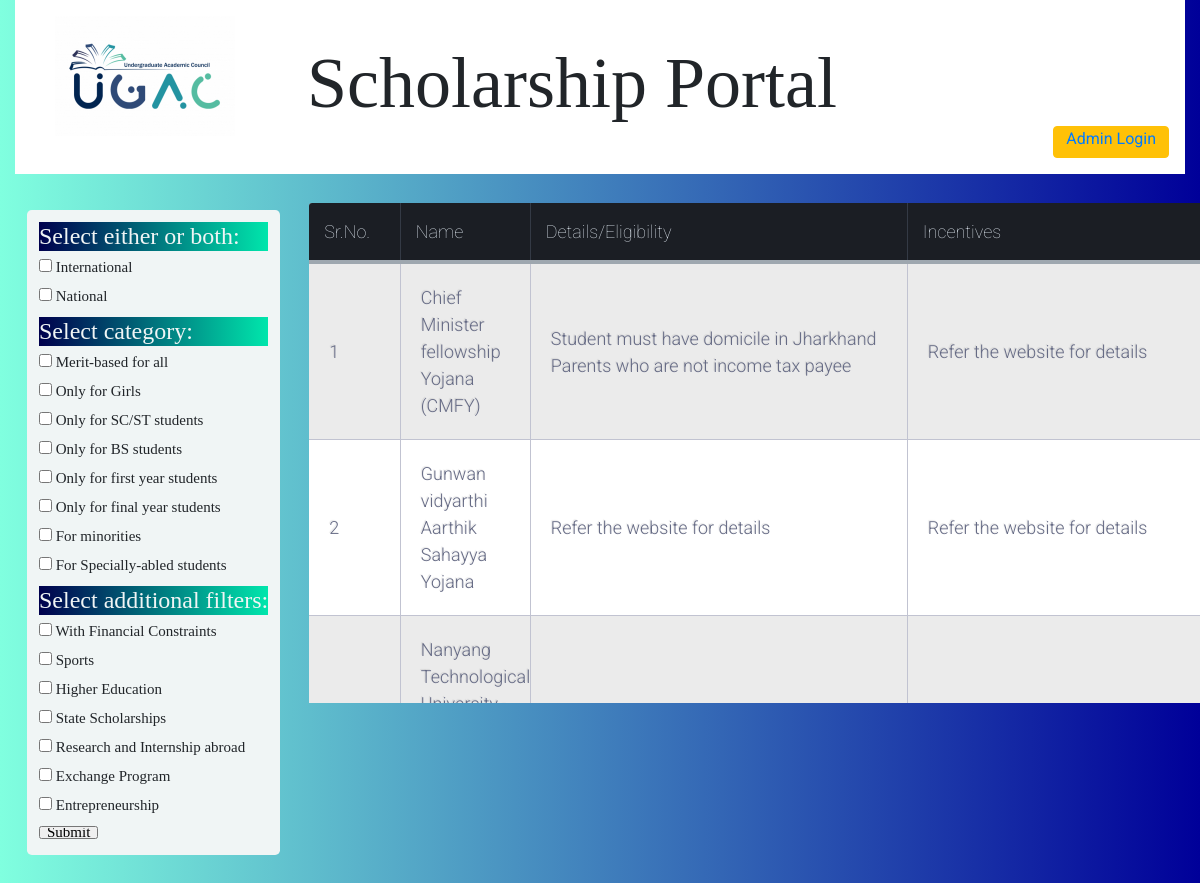
Page /index_bts.php on the committed database.
### tables this page shows
CREATE TABLE `scholarship_portal2020_db` (
  `name` varchar(152) NOT NULL,
  `details` varchar(906) DEFAULT NULL,
  `incentives` varchar(636) DEFAULT NULL,
  `link` varchar(344) DEFAULT NULL,
  `tags` varchar(43) DEFAULT NULL,
  `international` int(1) DEFAULT 0,
  `national` int(1) DEFAULT 0,
  `merit` int(1) DEFAULT 0,
  `girls` int(1) DEFAULT 0,
  `scst` int(1) DEFAULT 0,
  `bs` int(1) DEFAULT 0,
  `first` int(1) DEFAULT 0,
  `final` int(1) NOT NULL DEFAULT 0,
  `minority` int(1) DEFAULT 0,
  `special` int(1) DEFAULT 0,
  `financial` int(1) DEFAULT 0,
  `sports` int(1) DEFAULT 0,
  `highed` int(1) DEFAULT 0,
  `state` int(1) DEFAULT 0,
  `research` int(1) DEFAULT 0,
  `exchange` int(1) DEFAULT 0,
  `ent` int(1) NOT NULL DEFAULT 0,
  `allent` int(1) DEFAULT 1
);

### index_bts.php (the view, shortened to what this page needs)
<!doctype html>
<html>
<head>
    <link rel="stylesheet" href="https://stackpath.bootstrapcdn.com/bootstrap/4.3.1/css/bootstrap.min.css">
    <link rel="stylesheet" href="https://use.fontawesome.com/releases/v5.6.3/css/all.css">
    <link rel="stylesheet" href="https://unpkg.com/bootstrap-table@1.16.0/dist/bootstrap-table.min.css">
	<link rel="stylesheet" href="home.css">
</head>
<body style="background-image: linear-gradient(-90deg, #000099, #80ffdf);width:100%;overflow-y:">
<div class = "container-fluid">
<header class="w-100 p-3 h-25" style="float: left;background-color:white;width:100%;margin-right: 0;">
	<img src="ugac.png" alt="UGAC" style="width:15vw;height:auto;float:left;margin-top:0vw;margin-left: 2vw;">
	<h1 style="float: center;font-family: 'Allan';font-size: 6vw;margin-top: 2vw;margin-left:23vw;margin-bottom: 0;">Scholarship Portal</h1>
	<button type="button" class="btn btn-warning" style="float: right;margin-top: 0;padding-top: 0;"><a href="admin_login.php">Admin Login</a></button>
</header>
<div>
<div class="jumbotron" style="float:left;margin-right: 0px;margin-left: 1vw; margin-top: 3vw;padding-top: 1vw;padding-bottom:0;padding-left:1vw;padding-right:1vw;font-family: Franklin Gothic Medium;font-size:15px;line-height: 0.5;background-color: #f0f5f5;">
	<form method="post">
		<h4 style="Franklin Gothic Medium;padding-top: 0px;background-image: linear-gradient(-90deg, #00e6ac, #00004d);color:#f0f5f5; "> Select either or both:</h3>
		<p><input type="checkbox" name="filter[]" value="international" <?php if(in_array('international',isset($_POST['filter'])? $_POST['filter'] : array('allent'))) echo "checked='checked'"; ?>  /> International</p>
		<p><input type="checkbox" name="filter[]" value="national" <?php if(in_array('national',isset($_POST['filter'])? $_POST['filter'] : array('allent'))) echo "checked='checked'"; ?>  /> National</p>
		<h4 style="Franklin Gothic Medium;padding-top: 0px;background-image: linear-gradient(-90deg, #00e6ac, #00004d);color:#f0f5f5; "> Select category:</h3>
		<p><input type="checkbox" name="filter[]" value="merit" <?php if(in_array('merit',isset($_POST['filter'])? $_POST['filter'] : array('allent'))) echo "checked='checked'"; ?> /> Merit-based for all</p>
		<p><input type="checkbox" name="filter[]" value="girls" <?php if(in_array('girls',isset($_POST['filter'])? $_POST['filter'] : array('allent'))) echo "checked='checked'"; ?> /> Only for Girls</p>
		<p><input type="checkbox" name="filter[]" value="scst" <?php if(in_array('scst',isset($_POST['filter'])? $_POST['filter'] : array('allent'))) echo "checked='checked'"; ?> /> Only for SC/ST students</p>
		<p><input type="checkbox" name="filter[]" value="bs" <?php if(in_array('bs',isset($_POST['filter'])? $_POST['filter'] : array('allent'))) echo "checked='checked'"; ?> /> Only for BS students</p>
		<p><input type="checkbox" name="filter[]" value="first" <?php if(in_array('first',isset($_POST['filter'])? $_POST['filter'] : array('allent'))) echo "checked='checked'"; ?> /> Only for first year students</p>
		<p><input type="checkbox" name="filter[]" value="final" <?php if(in_array('final',isset($_POST['filter'])? $_POST['filter'] : array('allent'))) echo "checked='checked'"; ?> /> Only for final year students</p>
		<p><input type="checkbox" name="filter[]" value="minority" <?php if(in_array('minority',isset($_POST['filter'])? $_POST['filter'] : array('allent'))) echo "checked='checked'"; ?> /> For minorities</p>
		<p><input type="checkbox" name="filter[]" value="special" <?php if(in_array('special',isset($_POST['filter'])? $_POST['filter'] : array('allent'))) echo "checked='checked'"; ?> /> For Specially-abled students</p>
		<h4 style="Franklin Gothic Medium;padding-top: 0px;background-image: linear-gradient(-90deg, #00e6ac, #00004d);color:#f0f5f5; "> Select additional filters:</h3>
		<p><input type="checkbox" name="filter[]" value="financial" <?php if(in_array('financial',isset($_POST['filter'])? $_POST['filter'] : array('allent'))) echo "checked='checked'"; ?> /> With Financial Constraints</p>
		<p><input type="checkbox" name="filter[]" value="sports" <?php if(in_array('sports',isset($_POST['filter'])? $_POST['filter'] : array('allent'))) echo "checked='checked'"; ?> /> Sports</p>
		<p><input type="checkbox" name="filter[]" value="highed" <?php if(in_array('highed',isset($_POST['filter'])? $_POST['filter'] : array('allent'))) echo "checked='checked'"; ?>  /> Higher Education</p>
		<p><input type="checkbox" name="filter[]" value="state" <?php if(in_array('state',isset($_POST['filter'])? $_POST['filter'] : array('allent'))) echo "checked='checked'"; ?> /> State Scholarships</p>
		<p><input type="checkbox" name="filter[]" value="research" <?php if(in_array('research',isset($_POST['filter'])? $_POST['filter'] : array('allent'))) echo "checked='checked'"; ?> /> Research and Internship abroad</p>
		<p><input type="checkbox" name="filter[]" value="exchange" <?php if(in_array('exchange',isset($_POST['filter'])? $_POST['filter'] : array('allent'))) echo "checked='checked'"; ?> /> Exchange Program</p>
		<p><input type="checkbox" name="filter[]" value="ent" <?php if(in_array('ent',isset($_POST['filter'])? $_POST['filter'] : array('allent'))) echo "checked='checked'"; ?> /> Entrepreneurship</p>
		<p><input type="submit" name="submit" value="Submit" /></p>
	</form>
</div>
<div class='table-title' style="float:center;margin-top: 2vw;">
<div class='table-wrapper-scroll-y my-custom-scrollbar'>
<?php
$servername = "localhost";
$username = "root";
$password = "";
$con = mysqli_connect($servername, $username, $password,'scholarship_portal1');
$select = 'SELECT *';
$from = ' FROM scholarship_portal2020_db';
$where = ' WHERE (allent = 1';
 $sql = $select . $from . $where.")";
 $result = mysqli_query($con,$sql);
 $number = 1;
	echo "<table class='table-fill'>
	<thead>
	<tr>
	<th>Sr.No.</th>
	<th>Name</th>
	<th>Details/Eligibility</th>
	<th>Incentives</th>
	<th>Online Link/Procedure</th>
	</tr>
	</thead>";
	echo "<tbody>";
	while($row = mysqli_fetch_array($result,MYSQLI_ASSOC)) {
		echo "<td>" . $number . "</td>";
	    echo "<td>" . $row['name'] . "</td>";
	    echo "<td>" . $row['details'] . "</td>";
	    echo "<td>" . $row['incentives'] . "</td>";
	    $number = $number + 1;
	}
	echo "</tbody>
	</table>";
?>
</div>
</div>
</div>
</div>
</body>
</html>

### home.css (style rules this page uses)
body { background-color: #3e94ec; font-family: "Roboto", helvetica, arial, sans-serif; font-size: 16px; font-weight: 400; text-rendering: optimizeLegibility; overflow-x: hidden; }
div.table-title { height: 1200px; display: inline-block; margin: 0px; margin-top: 2vw; margin-left: 2vw; padding:5px; width: 700px; padding-right: 0px; position: relative; }
.my-custom-scrollbar { position: relative; height: 37vw; overflow:auto; width:75vw; min-height: 500px; min-width: 500px; }
.table-wrapper-scroll-y { display: block; }
.table-fill { background: white; border-radius:3px; border-collapse: collapse; height: 320px; margin: auto; padding:5px; margin-right: 0vw; table-layout: fixed; width: 100%; max-width: 1800px; min-width: 1300px; box-shadow: 0 5px 10px rgba(0, 0, 0, 0.1); animation: float 5s infinite; }
th { color:#D5DDE5;; background:#1b1e24; border-bottom:4px solid #9ea7af; border-right: 1px solid #343a45; font-size:18px; font-weight: 100; padding:15px; text-align:left; text-shadow: 0 1px 1px rgba(0, 0, 0, 0.1); vertical-align:middle; position: sticky; top:0; }
th:first-child { border-top-left-radius:3px; width: 7%; }
th:nth-child(2) { width: 10%; }
tr { border-top: 1px solid #C1C3D1; border-bottom-: 1px solid #C1C3D1; color:#666B85; font-size:16px; font-weight:normal; text-shadow: 0 1px 1px rgba(256, 256, 256, 0.1); }
tr:first-child { border-top:none; }
tr:last-child { border-bottom:none; }
tr:nth-child(odd) td { background:#EBEBEB; }
td { background:#FFFFFF; padding:20px; text-align:left; vertical-align:middle; font-weight:300; font-size:18px; text-shadow: -1px -1px 1px rgba(0, 0, 0, 0.1); border-right: 1px solid #C1C3D1; }

### rows in the picture
scholarship_portal2020_db: name "Chief Minister fellowship Yojana (CMFY)", details "Student must have domicile in Jharkhand Parents who are not income tax payee", incentives "Refer the website for details"
scholarship_portal2020_db: name "Gunwan vidyarthi Aarthik Sahayya Yojana", details "Refer the website for details", incentives "Refer the website for details"
scholarship_portal2020_db: name "Nanyang Technological…"
